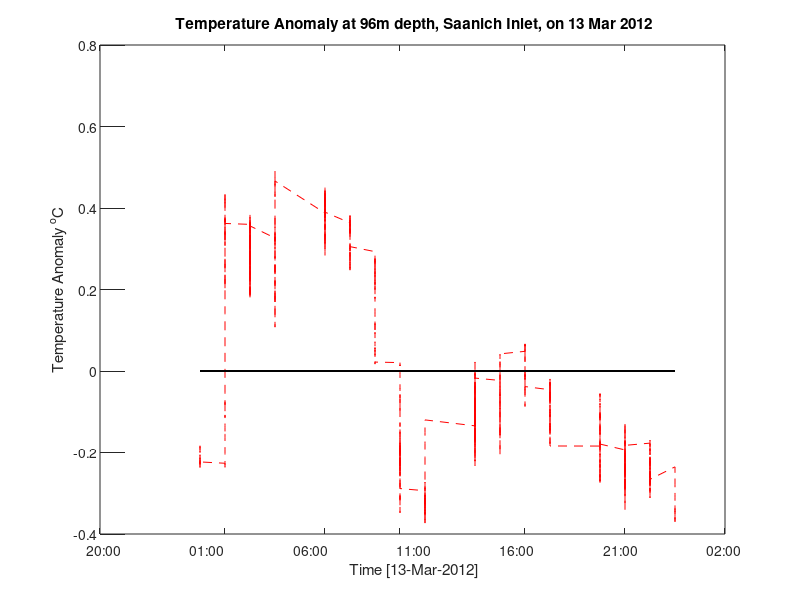

This chart was generated by the following MATLAB code:

%
%% ASSIGNMENT
%% Part I:  Writing your own script (m-file)
%
% For this section, you will write your own script to remove the mean from
% the March 13, 2012 Temperature data and re-plot it. 
%
% * Make a new _m-file_ called |Lab2CodeYourlastname.m|.  This script
% will contain all the code needed to: Load the March 13, 2012 datafile. Calculate the
% mean of T (using the |mean| function) and subtract it from |T|, making a
% new variable. Now that you've done some work on your dataset, save your
% new variable (T with the mean removed) and |time| (and ONLY those
% two variables) into a new mat file called |george.mat|. Now plot the new
% variable versus time, using a red dashed line. Label your axes. Include a
% descriptive (but concise!) title for your figure. And then add a line to
% your code that will save your figure with the name LastnameFig2.jpg

% KEY for Lab 2 assignment  
% note - this is 'fancier' than you need... showing you some new
% tricks here in this code. 

clear

load Mar13_T.mat
Tanom=T-mean(T);   % I can take the mean and subtract it from T all in one line of code
save george.mat time Tanom   % note - I'm only saving two variables here, not my whole workspace

figure(1);clf
plot(time, Tanom, 'r--')   % use help plot to see all the colour, symbol, and line options
hold on  % this allows me to put two lines on the same graph
plot(time, zeros(length(time)), 'k')  % Cool! I've added a black line at zero to help see the anomaly values!
datetick  %converts times into something readable


% xlabel('Time')  % this is OK, but not very interesting... try the following two lines instead

str=['Time [' datestr(time(1),1) ']'];
xlabel(str)
ylabel('Temperature Anomaly ^oC')
title('Temperature Anomaly at 96m depth, Saanich Inlet, on 13 Mar 2012')
print -djpeg95 -r200 ThorntonFig2.jpg 





% As a comment below your code, include your answer to Q1 below. 
% 
% *Q1*. The value obtained by subtracting the mean of a data set from the
% data is called the _temperature anomaly_. Why do you think oceanographers
% calculate temperature anomalies? Describe a situation where this might
% be useful. 
% 


%% NOTE:
% You will be marked on 1) your answers to the questions; 2) your ability
% to follow directions; and 3) the elegance of your code. Keep things neat
% and organized. Use % to make comment lines to explain what you are doing.
% Use the semicolon ; after commands to supress unnecessary output. Make
% sure you follow the file name conventions I've asked for. 
%
% You need to hand in 1 file: 
%
% * |Lab2CodeYourlastname.m| with your code and answer to Q1
%
% You may hand them in on the class USB Memory stick, or via email to
% sarahjt@uvic.ca with the subject: *314 Lab2 LastName*




%%
% .
% .
% .
%%
% Last compiled on: 
datestr(now)

